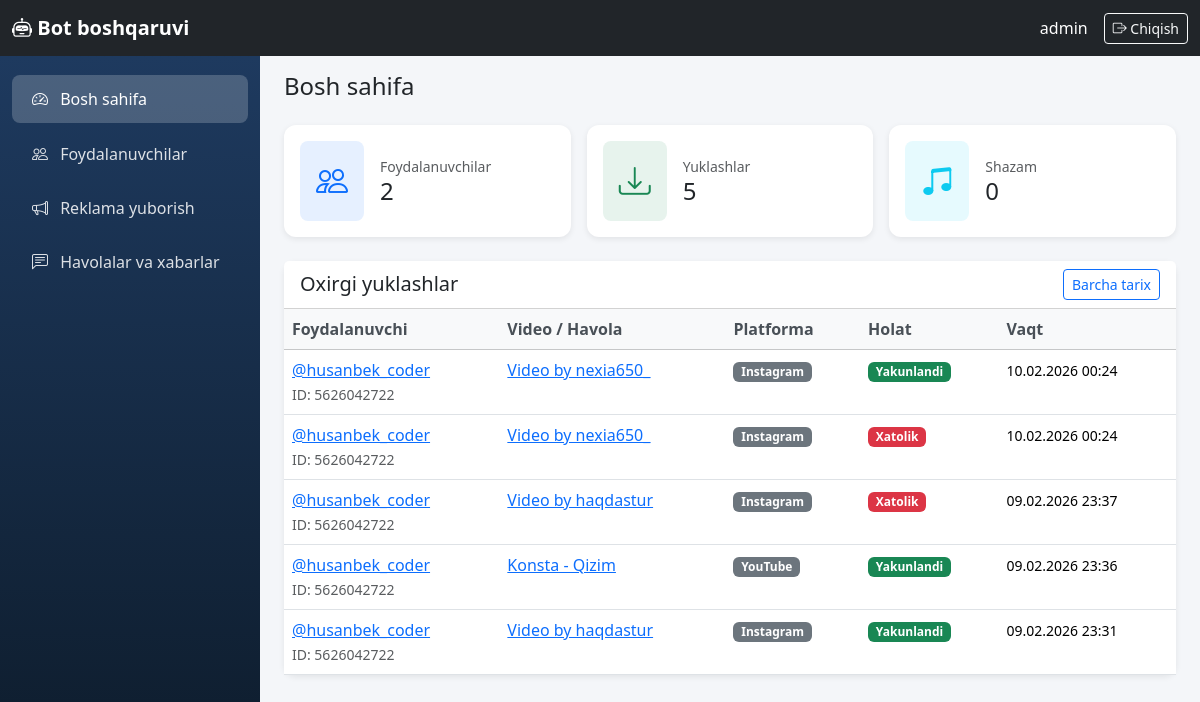
Before: /boshqaruv/ (signed in) with the older database file.
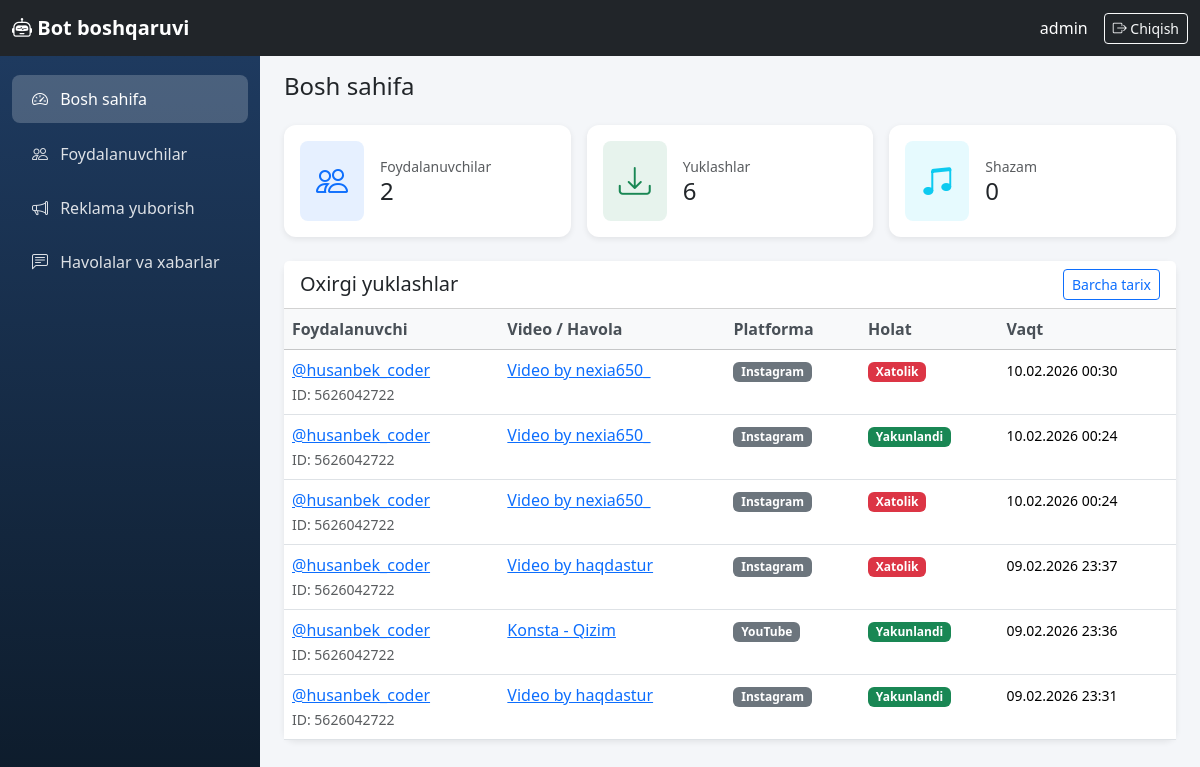
After: the same page with the newer database file.
### core/models.py (models this page shows, shortened)
class DownloadHistory(models.Model):
    STATUS_CHOICES = [
        ('pending', 'Kutilmoqda'),
        ('processing', 'Ishlanmoqda'),
        ('completed', 'Yakunlandi'),
        ('failed', 'Xatolik'),
    ]
    PLATFORM_CHOICES = [
        ('youtube', 'YouTube'),
        ('instagram', 'Instagram'),
        ('tiktok', 'TikTok'),
        ('snapchat', 'Snapchat'),
        ('likee', 'Likee'),
        ('other', 'Boshqa'),
    ]
    user = models.ForeignKey(
        TelegramUser,
        on_delete=models.CASCADE,
        related_name='downloads',
        verbose_name='Foydalanuvchi',
    )
    video_url = models.URLField(max_length=500, verbose_name='Video havolasi')
    video_title = models.CharField(max_length=500, verbose_name='Video nomi')
    platform = models.CharField(max_length=20, choices=PLATFORM_CHOICES, default='other', verbose_name='Platforma')
    format_label = models.CharField(max_length=50, verbose_name='Format')
    status = models.CharField(max_length=20, choices=STATUS_CHOICES, default='pending', verbose_name='Holat')
    file_size = models.BigIntegerField(null=True, blank=True, verbose_name='Fayl hajmi (bayt)')
    error_message = models.TextField(blank=True, null=True, verbose_name='Xatolik xabari')
    downloaded_at = models.DateTimeField(auto_now_add=True, verbose_name='Yuklangan vaqt')
    completed_at = models.DateTimeField(null=True, blank=True, verbose_name='Yakunlangan vaqt')
    class Meta:
        verbose_name = 'Yuklash tarixi'
        verbose_name_plural = 'Yuklash tarixi'
        ordering = ['-downloaded_at']

class TelegramUser(models.Model):
    telegram_id = models.BigIntegerField(unique=True, verbose_name='Telegram ID')
    username = models.CharField(max_length=255, blank=True, null=True, verbose_name='Username')
    first_name = models.CharField(max_length=255, verbose_name='Ism')
    last_name = models.CharField(max_length=255, blank=True, null=True, verbose_name='Familiya')
    created_at = models.DateTimeField(auto_now_add=True, verbose_name='Ro\'yxatdan o\'tgan vaqt')
    last_active = models.DateTimeField(auto_now=True, verbose_name='Oxirgi faollik')
    download_count = models.PositiveIntegerField(default=0, verbose_name='Yuklashlar soni')
    is_premium = models.BooleanField(default=False, verbose_name='Premium')
    is_banned = models.BooleanField(default=False, verbose_name='Bloklangan')
    class Meta:
        verbose_name = 'Foydalanuvchi'
        verbose_name_plural = 'Foydalanuvchilar'
        ordering = ['-last_active']
    def __str__(self):
        if self.username:
            return f'@{self.username}'
        return self.first_name

### dashboard/views.py (the view)
# urls.py: path('boshqaruv/', views.home_view, name='home'),
@login_required(login_url='dashboard:login')
def home_view(request):
    total_users = TelegramUser.objects.count()
    total_downloads = DownloadHistory.objects.count()
    total_shazam = ShazamLog.objects.count()
    recent_downloads = DownloadHistory.objects.select_related('user').order_by('-downloaded_at')[:15]
    context = {
        'total_users': total_users,
        'total_downloads': total_downloads,
        'total_shazam': total_shazam,
        'recent_downloads': recent_downloads,
    }
    return render(request, 'dashboard/home.html', context)

### templates/dashboard/home.html (shortened to what this page needs)
{% extends 'dashboard/base.html' %}
{% block content %}
<h1 class="h4 mb-4">Bosh sahifa</h1>
<div class="row g-3 mb-4">
    <div class="col-md-4">
        <div class="card stat-card h-100">
            <div class="card-body d-flex align-items-center">
                <div class="rounded-3 bg-primary bg-opacity-10 p-3 me-3">
                    <i class="bi bi-people text-primary" style="font-size: 2rem;"></i>
                </div>
                <div>
                    <div class="text-muted small">Foydalanuvchilar</div>
                    <div class="h4 mb-0">{{ total_users }}</div>
                </div>
            </div>
        </div>
    </div>
    <div class="col-md-4">
        <div class="card stat-card h-100">
            <div class="card-body d-flex align-items-center">
                <div class="rounded-3 bg-success bg-opacity-10 p-3 me-3">
                    <i class="bi bi-download text-success" style="font-size: 2rem;"></i>
                </div>
                <div>
                    <div class="text-muted small">Yuklashlar</div>
                    <div class="h4 mb-0">{{ total_downloads }}</div>
                </div>
            </div>
        </div>
    </div>
    <div class="col-md-4">
        <div class="card stat-card h-100">
            <div class="card-body d-flex align-items-center">
                <div class="rounded-3 bg-info bg-opacity-10 p-3 me-3">
                    <i class="bi bi-music-note-beamed text-info" style="font-size: 2rem;"></i>
                </div>
                <div>
                    <div class="text-muted small">Shazam</div>
                    <div class="h4 mb-0">{{ total_shazam }}</div>
                </div>
            </div>
        </div>
    </div>
</div>
<div class="card">
    <div class="card-header bg-white d-flex justify-content-between align-items-center">
        <h5 class="mb-0">Oxirgi yuklashlar</h5>
        <a href="{% url 'dashboard:history' %}" class="btn btn-sm btn-outline-primary">Barcha tarix</a>
    </div>
    <div class="card-body p-0">
        <div class="table-responsive">
            <table class="table table-hover mb-0">
                <thead class="table-light">
                    <tr>
                        <th>Foydalanuvchi</th>
                        <th>Video / Havola</th>
                        <th>Platforma</th>
                        <th>Holat</th>
                        <th>Vaqt</th>
                    </tr>
                </thead>
                <tbody>
                    {% for d in recent_downloads %}
                    <tr>
                        <td>
                            <a href="{% url 'dashboard:user_detail' d.user.pk %}">{{ d.user }}</a>
                            <br><small class="text-muted">ID: {{ d.user.telegram_id }}</small>
                        </td>
                        <td class="link-cell" title="{{ d.video_url }}">
                            <a href="{{ d.video_url }}" target="_blank" rel="noopener">{{ d.video_title|truncatewords:6 }}</a>
                        </td>
                        <td><span class="badge platform-badge bg-secondary">{{ d.get_platform_display }}</span></td>
                        <td>
                            {% if d.status == 'completed' %}<span class="badge bg-success">Yakunlandi</span>
                            {% elif d.status == 'failed' %}<span class="badge bg-danger">Xatolik</span>
                            {% else %}<span class="badge bg-warning text-dark">{{ d.get_status_display }}</span>{% endif %}
                        </td>
                        <td><small>{{ d.downloaded_at|date:"d.m.Y H:i" }}</small></td>
                    </tr>
                    {% empty %}
                    <tr><td colspan="5" class="text-center text-muted py-4">Hali yuklashlar yoʻq</td></tr>
                    {% endfor %}
                </tbody>
            </table>
        </div>
    </div>
</div>
{% endblock %}

Changed rows visible on the page:
added DownloadHistory: user "@husanbek_coder", user.telegram_id "5626042722", video_title "Video by nexia650_", platform "Instagram", status "Xatolik", downloaded_at "10.02.2026 00:30"
Other visible differences:
{{ total_downloads }}: "5" → "6"
